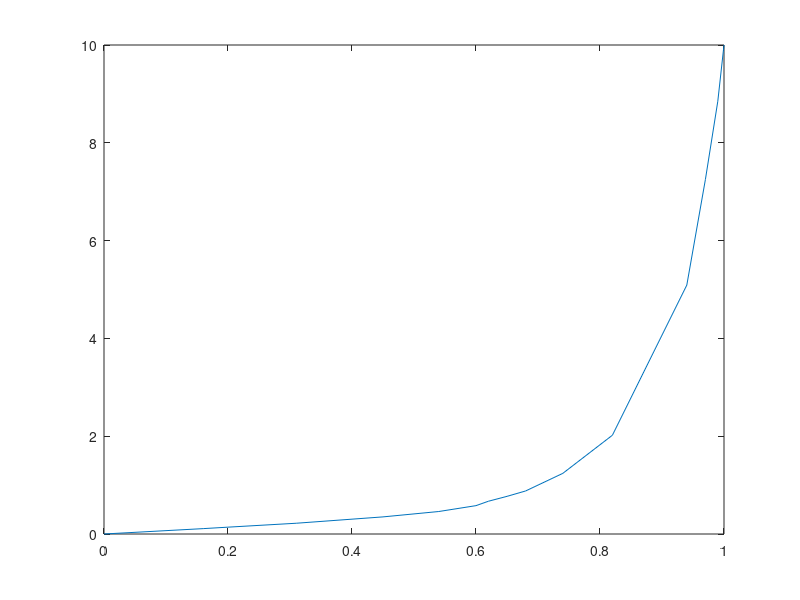

The MATLAB source for this figure:
% Obtener datos del archivo .csv

%datos = readmatrix('datos.csv');     % MATLAB
datos = csvread('datos.csv');         % Octave

% Generar plot con datos
plot(datos(:,1),datos(:,2));
